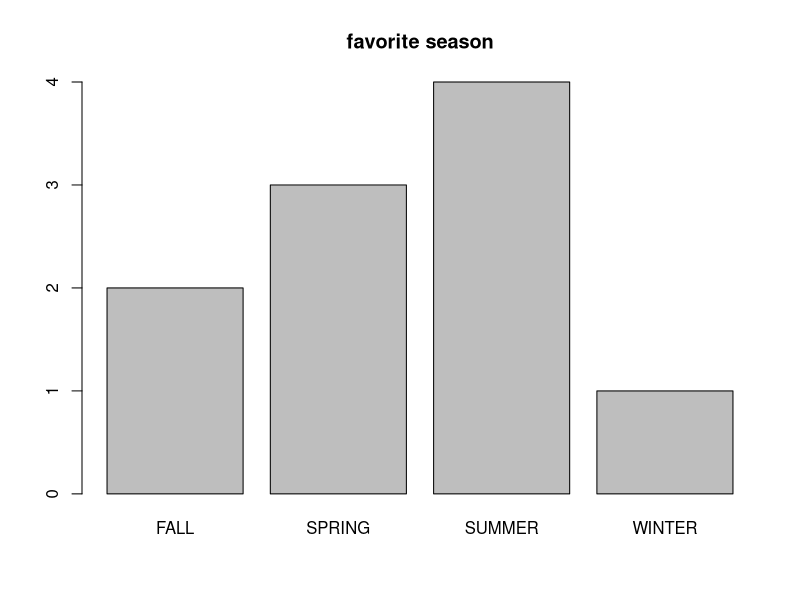
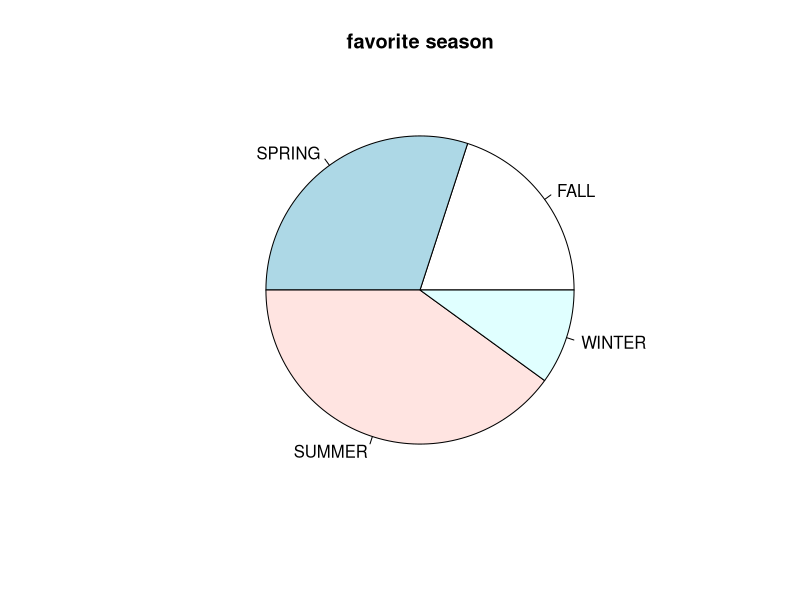
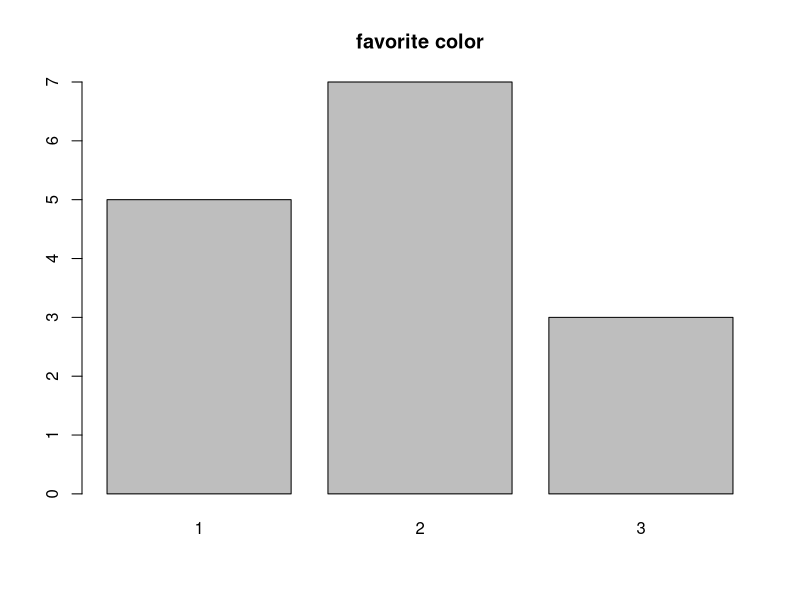
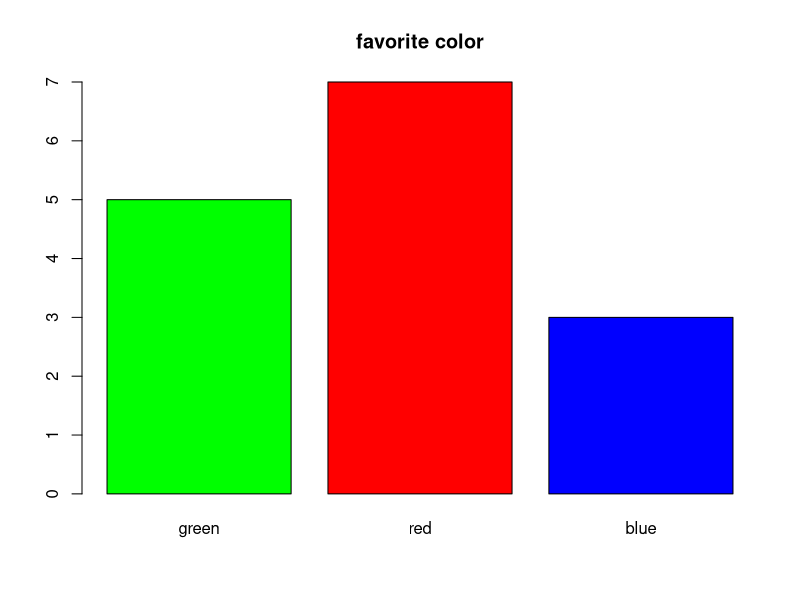
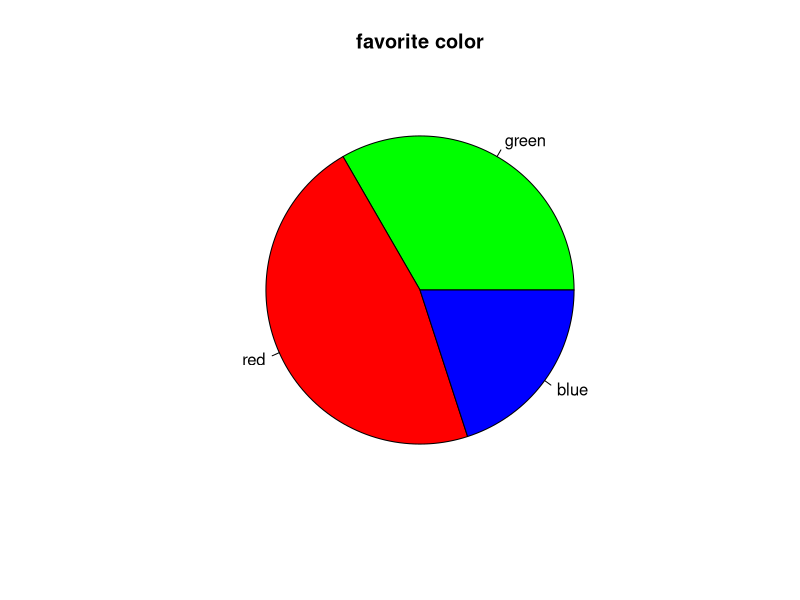
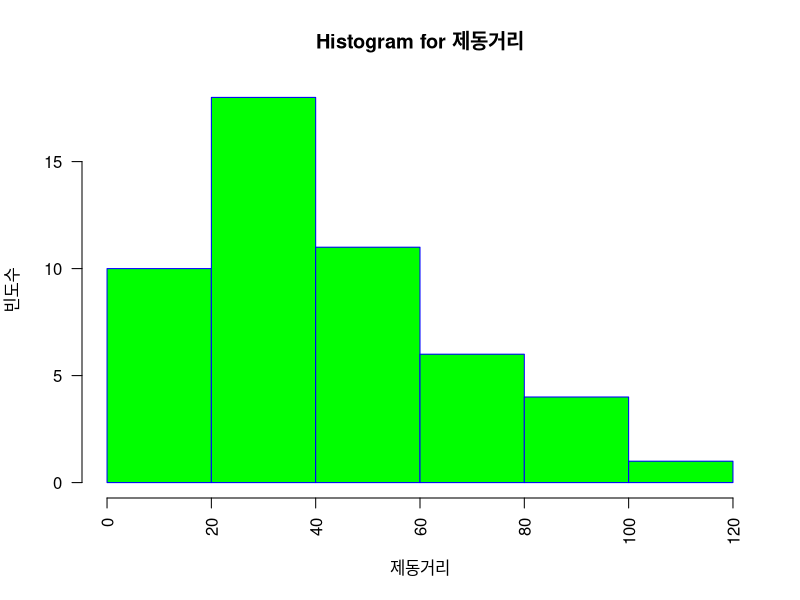
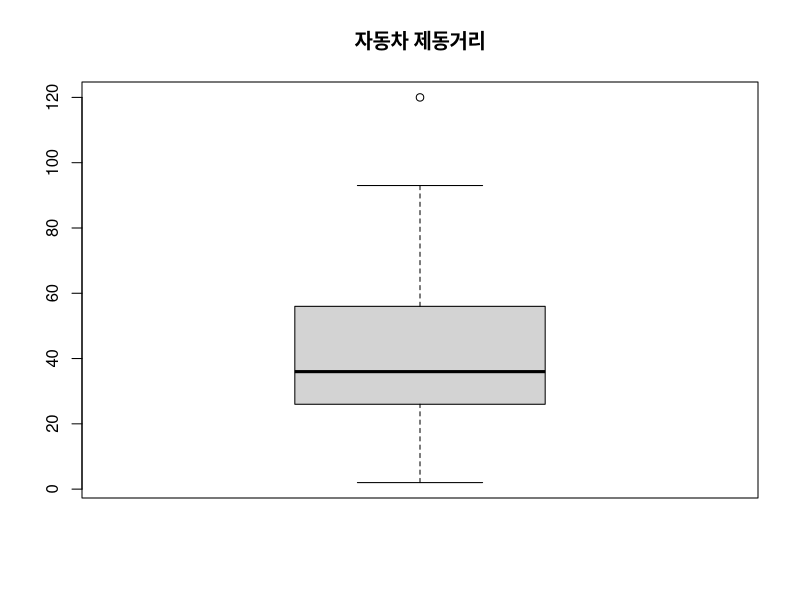
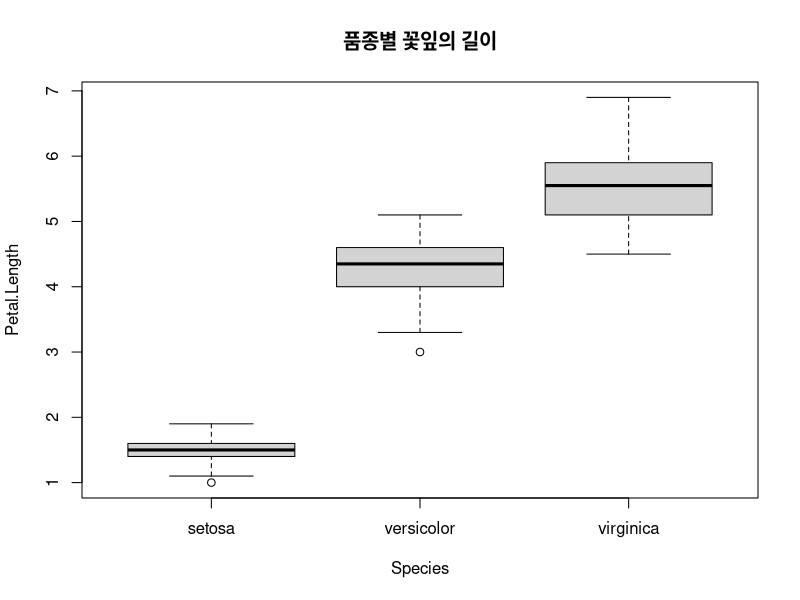

Write the R code that produced these figures, in order.
##### 7주차 : 단일변수 자료의 탐색
# 1
favorite <- c('WINTER', 'SUMMER', 'SPRING', 'SUMMER', 'SUMMER',
              'FALL', 'FALL', 'SUMMER', 'SPRING', 'SPRING')
favorite                                # favorite의 내용 출력
table(favorite)                         # 도수분포표 계산
table(favorite)/length(favorite)        # 비율 출력

ds <- table(favorite)
ds                
barplot(ds, main='favorite season')

ds <- table(favorite)
ds                
pie(ds, main='favorite season')

favorite.color <- c(2, 3, 2, 1, 1, 2, 2, 1, 3, 2, 1, 3, 2, 1, 2)
ds <- table(favorite.color)
ds
barplot(ds, main='favorite color')
colors <- c('green', 'red', 'blue')
names(ds) <- colors                             # 자료값 1,2,3을 green, red, blue로 변경
ds
barplot(ds, main='favorite color', col=colors)  # 색 지정 막대그래프
pie(ds, main='favorite color', col=colors)      # 색 지정 원그래프

# 2
weight <- c(60, 62, 64, 65, 68, 69)
weight.heavy <- c(weight, 120)
weight
weight.heavy
mean(weight)                  # 평균
mean(weight.heavy)            # 평균
median(weight)                # 중앙값
median(weight.heavy)          # 중앙값
mean(weight, trim=0.2)        # 절사평균(상하위 20% 제외)
mean(weight.heavy,trim=0.2)   # 절사평균(상하위 20% 제외)

# 3
mydata <- c(60, 62, 64, 65, 68, 69, 120)
quantile(mydata)
quantile(mydata, (0:10)/10)         # 10% 단위로 구간을 나누어 계산
summary(mydata)

# 4
mydata <- c(60, 62, 64, 65, 68, 69, 120)
var(mydata)           # 분산
sd(mydata)            # 표준편차
range(mydata)         # 값의 범위
diff(range(mydata))   # 최댓값, 최솟값의 차이

# 5
dist <- cars[,2]                        # 자동차 제동거리
hist(dist,                              # 자료(data)
     main="Histogram for 제동거리",     # 제목
     xlab ="제동거리",                  # x축 레이블
     ylab="빈도수",                     # y축 레이블
     border="blue",                     # 막대 테두리색
     col="green",                       # 막대 색
     las=2,                             # x축 글씨 방향(0~3)
     breaks=5)                          # 막대 개수 조절

# 6
dist <- cars[,2]        # 자동차 제동거리(단위: 피트)
boxplot(dist, main="자동차 제동거리")

boxplot.stats(dist)

boxplot(Petal.Length~Species, data=iris, main="품종별 꽃잎의 길이")

# 7
# 한 화면에 그래프 여러 개 출력
par(mfrow=c(1,3))       # 1x3 가상화면 분할
barplot(table(mtcars$carb), 
        main="Barplot of Carburetors",
        xlab="#of carburetors",  
        ylab="frequency",
        col="blue")
barplot(table(mtcars$cyl), 
        main="Barplot of Cylender",
        xlab="#of cylender",  
        ylab="frequency",
        col="red")
barplot(table(mtcars$gear), 
        main="Barplot of Grar",
        xlab="#of gears",  
        ylab="frequency",
        col="green")
par(mfrow=c(1,1))       # 가상화면 분할 해제
